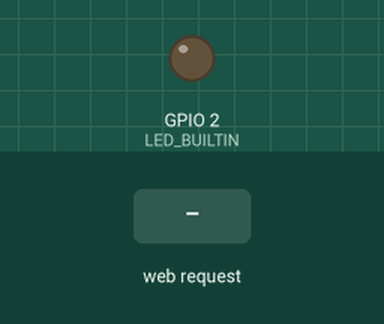
This sketch was run on a simulated ESP8266 (NodeMCU). On the bench: output pins drawn as LEDs (lit = HIGH, except the on-board LED, lit = LOW). Dashed ring = blinking. The test bench sets the inputs (shaded band). What the sketch prints to the serial monitor is not drawn.

Above: at 3.2 s.
3.3 s: HTTP request GET /on received
At 3.6 s:
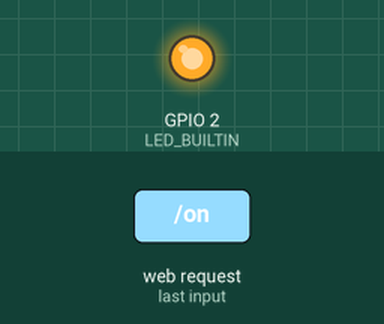
6.3 s: HTTP request GET /off received
At 7.4 s:
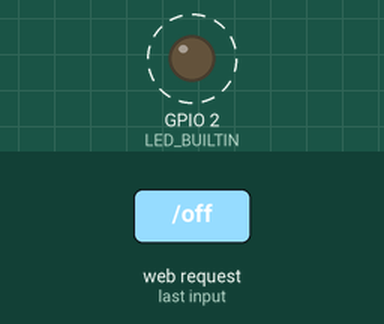
Timing chart, 0 to 15.3 s (numbered marks = the images above; inputs shaded):
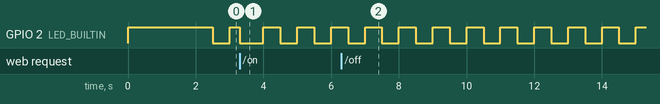

The sketch:

Node_MCU.ino
```cpp
#include <ESP8266WiFi.h>
#include <ESPAsyncWebServer.h>
#include <ESPAsyncTCP.h>
#include <ESP8266mDNS.h>
#include "Page.h"

const char* ap_ssid     = "UAV | MeH2.A2";
const char* ap_password = "aykeislief";
const char* DomainName = "UAV";

#define serialDebug false

uint8_t max_connections = 1;
int current_connections = 0, new_connections = 0;

uint64_t blink_t, blink_t_oud = 0, blink_dt;
uint64_t tijd_t, tijd_t_oud = 0, tijd_dt;

bool blink_out = false;

void wifi_disconnect_check(){
  new_connections = WiFi.softAPgetStationNum();
  if(new_connections > current_connections){
    current_connections = new_connections;
    Serial.write(state);
    if(serialDebug){
      Serial.print("a devices has connected, #connections: ");
      Serial.println(new_connections);
    }


  }
  if(new_connections < current_connections){
    current_connections = new_connections;
    if(serialDebug){
      Serial.print("a devices has disconnected, #connections: ");
      Serial.println(new_connections);
    }


  }
  if(current_connections >0){
    blink(0);
  } else { blink(500);}
}

AsyncWebServer server(80);


void setup()
{
  Serial.begin(115200);
  if(serialDebug){Serial.println(" ");}

  if(WiFi.softAP(ap_ssid, ap_password,1,false,max_connections) == true){
    IPAddress IP = WiFi.softAPIP();
    if(serialDebug){
      Serial.print("[INFO] AP created with SSID");
      Serial.println(ap_ssid);
      Serial.print("[INFO] AP IP address: ");
      Serial.println(IP);
    }

  } else {
    if(serialDebug){Serial.println("[ERROR] Unable to create AP");}
  }

  if(!MDNS.begin(DomainName, WiFi.softAPIP())){
    if(serialDebug){Serial.println("[ERROR] mDNS responder did not setup");}
  } else {
    if(serialDebug){Serial.println("[INFO] mDNS setup successful!");Serial.println("[INFO] Controler accecible via UAV.local");}
  }

  MDNS.addService("http", "tcp", 80);
  pinMode(LED_BUILTIN, OUTPUT);
  digitalWrite(LED_BUILTIN,HIGH);

  server.on("/", HTTP_GET, [](AsyncWebServerRequest *request){
    request->send_P(200, "text/html",index_html, processor);
  });

  server.on("/on", HTTP_GET, [](AsyncWebServerRequest *request){
    digitalWrite(LED_BUILTIN, LOW);
    state |= (1<<7);
    Serial.write(state);
    request->send_P(200, "text/html",index_html, processor);
  });

  server.on("/off", HTTP_GET, [](AsyncWebServerRequest *request){
    digitalWrite(LED_BUILTIN, HIGH);
    state &= ~(1<<7);
    Serial.write(state);
    request->send_P(200, "text/html",index_html, processor);

  });

  server.on("/update", HTTP_GET, [](AsyncWebServerRequest *request){
    String inputMessage1;
    String inputParam1;
    String inputMessage2;
    String inputParam2;

    if(request->hasParam(PARAM_INPUT_1)&request->hasParam(PARAM_INPUT_2)){
      inputMessage1 = request->getParam(PARAM_INPUT_1)->value();
      inputParam1 = PARAM_INPUT_1;
      inputMessage2 = request->getParam(PARAM_INPUT_2)->value();
      inputParam2 = PARAM_INPUT_2;

      if(inputMessage2.toInt() == 1){
        state &= ~(0b00111111);
        state |= (1 << inputMessage1.toInt());

      } else {
        state &= ~(1<<inputMessage1.toInt());

      }
    }
    //if(serialDebug){Serial.print(inputMessage1+" | "+inputMessage2+" | ");Serial.println(state,BIN);}

    Serial.write(state);
    request->send_P(200,"text/html",index_html, processor);
  });

  server.on("/refresh", HTTP_GET, [](AsyncWebServerRequest *request){
    if(serialDebug){Serial.println("refresh");}
    request->send_P(200,"text/html",index_html,processor);
  });

  delay(2000);
  server.begin();
  if(serialDebug){Serial.println("[INFO] HTTP server started");}

}

void loop() {
  MDNS.update();
  wifi_disconnect_check();
}


void blink(int speed){
  blink_t = millis();
  blink_dt = blink_t - blink_t_oud;
  if(blink_dt >= speed){
    switch (blink_out){
        case false:
            digitalWrite(LED_BUILTIN, HIGH);
            blink_out = true;
            break;

        case true:
            digitalWrite(LED_BUILTIN, LOW);
            blink_out = false;
            break;
    }

    blink_t_oud = blink_t;
    }
}
```

Page.h
```cpp
#ifndef _PAGES_H_
#define _PAGES_H_

#define NO_PRACT 6
byte state = 0b01000000;

const char* PARAM_INPUT_1 = "practicum";
const char* PARAM_INPUT_2 = "state";

const char index_html[] PROGMEM = R"rawliteral(
    <!DOCTYPE HTML><html>
    <head>
    <meta name="viewport" content="width=device-width, initial-scale=1">
    <title> Long live the king </title>
    <style>
        html {
            font-family: Arial;
            display: inline-block;
            text-align: center;
        }
        h2 {
            font-size: 3.0rem;
        }
        p{
            font-size: 3.0rem;
			margin-top: 5px;
			margin-bottom: 5px;

        }
        body{
            max-width: 600px;
            margin: 0px auto;
            padding-bottom: 25px;
        }
        .switch{
            position: relative;
            display: inline-block;
            width: 92px;
            height: 40px;
			top: 3px;
			bottom: 3px;
        }
        .switch input {
            display: none;
        }
        .slider {
            position: absolute;
            top: 0;
            left: 0;
            right: 0;
            bottom: 0;
            background-color: #ccc;
            border-radius: 34px
            }
        .slider:before {
            position: absolute;
            content: "";
            height: 24px;
            width: 24px;
            left: 8px;
            bottom: 8px;
            background-color: #fff;
            -webkit-transition: .4s;
            transition: .4s;
            border-radius: 68px
        }
        input:checked+.slider {
            background-color: #2196F3
        }
        input:checked+.slider:before {
            -webkit-transform: translateX(52px);
            -ms-transform: translateX(52px);
            transform: translateX(52px)
        }
    </style>

    </head>
    <body>
    <h2>UAV controler</h2>
        %PLACEHOLDER%
    </body>
    <script>
        function toggleCheckbox(element){
            var xhr = new XMLHttpRequest();
            if(element.checked){
                xhr.open("GET", "/on", true);
            } else {
                xhr.open("GET","/off", true);
            }
            xhr.send();
        }
        function toggleCheckbox2(element){
            var xhr = new XMLHttpRequest();
            if(element.checked){
                if(element.id!=0){document.getElementById("0").checked = false;}
                if(element.id!=1){document.getElementById("1").checked = false;}
                if(element.id!=2){document.getElementById("2").checked = false;}
                if(element.id!=3){document.getElementById("3").checked = false;}
                if(element.id!=4){document.getElementById("4").checked = false;}
                if(element.id!=5){document.getElementById("5").checked = false;}

                xhr.open("GET", "/update?practicum="+element.id+"&state=1", true);
            } else {
                xhr.open("GET","/update?practicum="+element.id+"&state=0", true);
            }
            xhr.send();
        }

    </script>
    </html>
)rawliteral";

String practState(int numPract){
    if((state & (1<<numPract) ) != 0){
        return "checked";
    } else return "";
    return ";";
}

String processor(const String& var){

  if(var == "PLACEHOLDER"){
    String buttons = "";

    buttons = "<p>Power Switch <label class=\"switch\"><input type=\"checkbox\" onchange=\"toggleCheckbox(this)\" id=\"LED\"><span class=\"slider\"></span></label></p>";


    for(int i = 0; i < NO_PRACT; i++){
        String practStateVal = practState(i);
        buttons += "<p>Practicum #" + String(i+1) + " <label class=\"switch\"><input type=\"checkbox\" onchange=\"toggleCheckbox2(this)\" id=\"" + String(i) + "\" "+ practStateVal +"><span class=\"slider\"></span></label></p>";
    }
    return buttons;
  }
}


#endif
```

Measured:
- by itself, GPIO 2 (LED_BUILTIN): alternates HIGH for 0.50 s and LOW for 0.50 s
